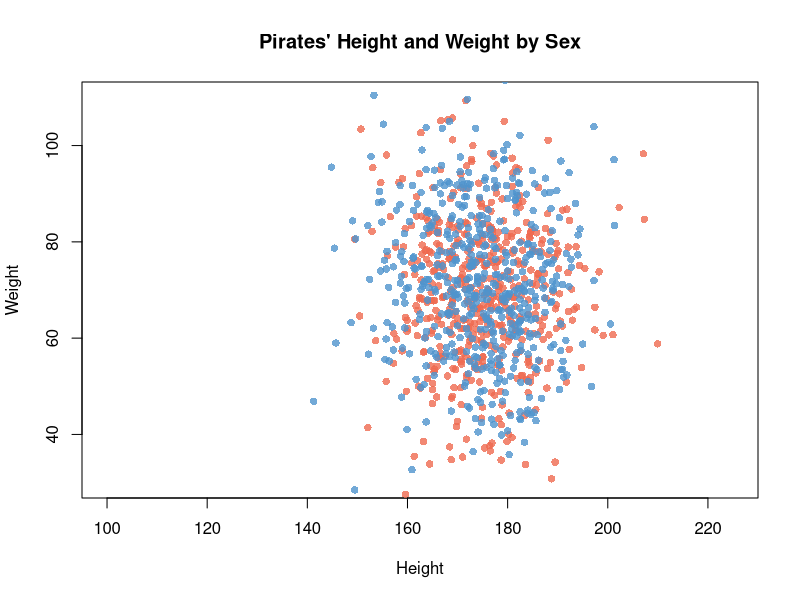

Write R code to recreate this figure.
install.packages("ggplot2")
install.packages("scales")  
library(ggplot2)
library(scales)
set.seed(42) 
pirates <- data.frame(
  sex = sample(c("male", "female"), size = 1000, replace = TRUE),  
  height = rnorm(1000, mean = 175, sd = 10),  
  weight = rnorm(1000, mean = 70, sd = 15)   
)
plot(x = 1, 
     type = "n", 
     xlim = c(100, 225), 
     ylim = c(30, 110), 
     pch = 16, 
     xlab = "Height", 
     ylab = "Weight", 
     main = "Pirates' Height and Weight by Sex")
points(x = pirates$height[pirates$sex == "male"], 
       y = pirates$weight[pirates$sex == "male"], 
       pch = 16, 
       col = alpha("coral2", 0.8))  
points(x = pirates$height[pirates$sex == "female"], 
       y = pirates$weight[pirates$sex == "female"], 
       pch = 16, 
       col = alpha("steelblue3", 0.8)) 

